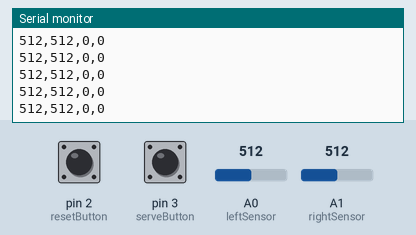
Simulated run of this sketch. Board: Arduino Uno, built with avr-gcc and run on an emulated ATmega328P. Shown: the last lines printed to the serial monitor. The test bench sets the inputs (shaded band); at power-on: A0 (leftSensor) = 512, A1 (rightSensor) = 512, pin 2 (resetButton) LOW, pin 3 (serveButton) LOW.

Above: at 1.2 s.
1.3 s: A0 (leftSensor) set to 988
At 2.3 s:
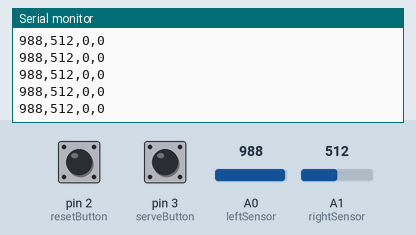
2.8 s: A0 (leftSensor) set to 1007
At 3.3 s:
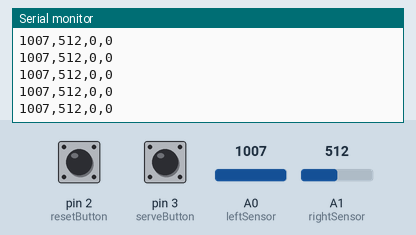
8.8 s: A1 (rightSensor) set to 11
At 9.7 s:
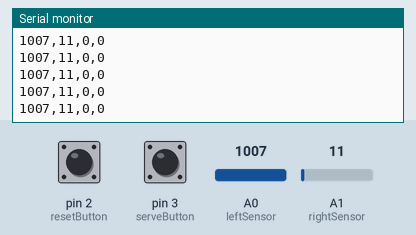
10.3 s: A1 (rightSensor) set to 8
At 11.0 s:
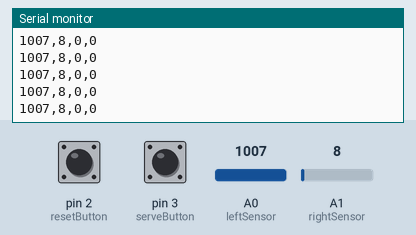
Timing chart, 0 to 13.3 s (numbered marks = the images above; inputs shaded):
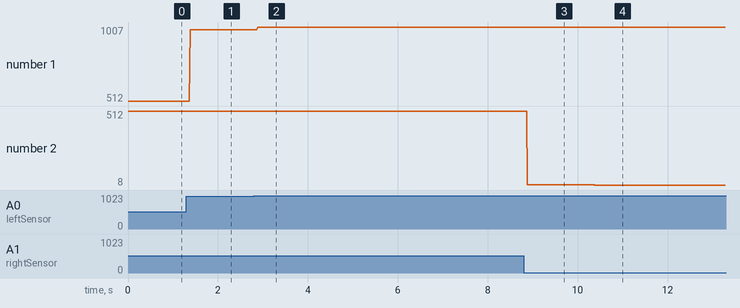

Measured:
- after the input at 1.3 s, the serial monitor: prints a new line after 0.08 s (image 1)
- after the input at 2.8 s, the serial monitor: prints a new line after 0.08 s (image 2)
- after the input at 8.8 s, the serial monitor: prints a new line after 0.08 s (image 3)
- after the input at 10.3 s, the serial monitor: prints a new line after 0.08 s (image 4)
- plotted number 1: 512 → 988 after the input at 1.3 s, 988 → 1007 after the input at 2.8 s
- plotted number 2: 512 → 11 after the input at 8.8 s, 11 → 8 after the input at 10.3 s

The sketch:

SensorReader.ino
```cpp
/*
 Sensor Reader
 Context: Arduino

 Reads two analog inputs and two digital inputs and outputs
 their values.

 Connections:
 analog sensors on analog input pins 0 and 1
 switches on digital I/O pins 2 and 3


 */

const int leftSensor = 0;    // analog input for the left arm
const int rightSensor = 1;   // analog input for tht right arm
const int resetButton = 2;   // digital input for the reset button
const int serveButton = 3;   // digital input for the serve button

int leftValue = 0;           // reading from the left arm
int rightValue = 0;          // reading from the right arm
int reset = 0;               // reading from the reset button
int serve = 0;               // reading from the serve button

void setup() {
  // configure the serial connection:
  Serial.begin(9600);
  // configure the digital inputs:
  pinMode(resetButton, INPUT);
  pinMode(serveButton, INPUT);
}

void loop() {
  // read the analog sensors:
  leftValue = analogRead(leftSensor);
  rightValue = analogRead(rightSensor);

  // read the digital sensors:
  reset = digitalRead(resetButton);
  serve = digitalRead(serveButton);

  // print the results:
  Serial.print(leftValue, DEC);
  Serial.print(",");
  Serial.print(rightValue, DEC);
  Serial.print(",");
  Serial.print(reset, DEC);
  Serial.print(",");
  // print the last sensor value with a println() so that
  // each set of four readings prints on a line by itself:
  Serial.println(serve, DEC);
}
```
